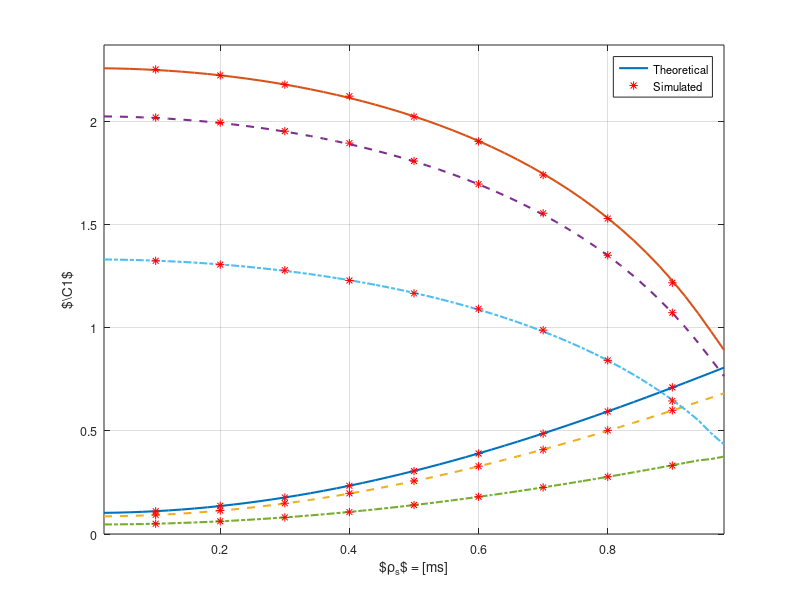

Reproduce this figure in MATLAB. (Note: this script raises an error after producing the figure.)
%%%%%%%%%%%%%%%%%%%%%%%%%%%%%%%%%%%%%%%%%%%%%%%%%%%%%%%%%%%%%%%%%%%%%%%%%%%
%                                                      
%
%                                
%        Description: This m-file validates through simulation and Gamma 
%        approximation made determining the analytical expressions for the 
%        expected capapacites C_0.
%
%        C_1:       log2(1 + (snr_s/(1 + snr_p))   
%
%        According to the channel estimation model the amplitude gain of 
%        the channel estimated at the SR for the PT-PR and ST-SR is 
%        Gausssian distributed 
%            h_s ~ N(h_s * \pho_s, sqrt(1 - rho_s^2)),
%            h_p ~ N(h_p * \pho_s, sqrt(1 - rho_p^2))  
%        
%        Clearly, the power gains (g_s = |h_s|^2 and g_p = |h_p|^2) are
%        distributed according to non central chi-2 distribution with 1
%        degree, which can be approximated as Gamma distribution to ease
%        the analytical analysis. Based on we perform simulation to
%        validate the analytical (Gamma) approximation 
%
%
%        Created on: 31.03.15
%        Last modified: 31.03.15
%        Revision History: 31.03.15 --> File generated   
%  
%%%%%%%%%%%%%%%%%%%%%%%%%%%%%%%%%%%%%%%%%%%%%%%%%%%%%%%%%%%%%%%%%%%%%%%%%%%

clear all;
close all;
clc;



sim = 00;                                       % Enable( = 1) to perform simulation, theoretical analysis
th = 00;                                        % disable ( = 0) to plot curves, data is read from a file
                                                % Theoretical anaylsis is also included of simulation as
                                                % numerical integration is involved
%%%%%%%%%%%%%%%%%%%%%%%%%%%%%%%%%%%%%%%%%%%%%%%%%%%%%%%%%%%%%%%%%%%%%%%%%%%
%   Parameters
%%%%%%%%%%%%%%%%%%%%%%%%%%%%%%%%%%%%%%%%%%%%%%%%%%%%%%%%%%%%%%%%%%%%%%%%%%%
snr_s = 10.^([-10 00 10]/10);                   % snr received at the SR, over the link ST-SR 
snr_p = 10.^([-10 00 10]/10);                   % snr received at the SR, over the link PT-SR 
dof_s = 1;                                      % degree of freedom for the estimated channel, usually set to 1  
dof_p = 1;                                      % degree of freedom for the estimated channel, usually set to 1  

rho_p = 0.5;                                    % Channel correlation coefficient ST-SR
%%%%%%%%%%%%%%%%%%%%%%%%%%%%%%%%%%%%%%%%%%%%%%%%%%%%%%%%%%%%%%%%%%%%%%%%%%%
%   Simulation
%%%%%%%%%%%%%%%%%%%%%%%%%%%%%%%%%%%%%%%%%%%%%%%%%%%%%%%%%%%%%%%%%%%%%%%%%%%
if sim   
    %% Simulation parameters
    M = 1e5;                                                % Number of Realization
    rho_s_sim = 0.1:0.1:0.95;                               % Channel correlation coefficient PT-SR    

    Exp_C_1_sim = zeros(length(snr_p),length(snr_s),...     % Expected Capacity
        length(rho_s_sim));   

    for i = 1:length(snr_p)
        disp(strcat('SIM:snr_p(i) = ',num2str(snr_p(i))));
        for j = 1:length(snr_s)
            disp(strcat('SIM:snr_s(j) = ',num2str(snr_s(j))));
            for k = 1:length(rho_s_sim)
                disp(strcat('SIM:rho_s_sim(j) = ',num2str(rho_s_sim(k))));
                g_s_sim = zeros(1,M);                                   % power gain for the channel g_s 
                g_p_sim = zeros(1,M);                                   % power gain for the channel g_p    
                parfor l = 1:M
                    g_s_sim(l) =  sum( normrnd(rho_s_sim(k), sqrt(snr_s(j))...
                        * sqrt(1 - rho_s_sim(k)^2), 1 ,dof_s).^2);
                    g_p_sim(l) =  sum( normrnd(rho_p, sqrt(snr_p(i))...
                        * sqrt(1 - rho_p^2), 1 ,dof_p).^2);
                end
                Exp_C_1_sim(i,j,k) = mean(log2(ones(1,M) + g_s_sim./(ones(1,M) + g_p_sim)));  
            end
        end
    end
    save('results_C_1_approx_vs_rho_s_diff_SNR_sim.mat', 'snr_p','snr_s',...
        'Exp_C_1_sim', 'rho_s_sim', 'rho_p');
    if ~th      % If theoretical analysis is already simulated the computation ends here.
        quit;
    end
end    
    
%%%%%%%%%%%%%%%%%%%%%%%%%%%%%%%%%%%%%%%%%%%%%%%%%%%%%%%%%%%%%%%%%%%%%%%%%%%
%   Theoretical analysis
%%%%%%%%%%%%%%%%%%%%%%%%%%%%%%%%%%%%%%%%%%%%%%%%%%%%%%%%%%%%%%%%%%%%%%%%%%%
if th
   %% Theoretical parameters
    rho_s_th = 0.02:0.02:0.98;                              % Channel correlation coefficient                                            
    Exp_C_1_th = zeros(length(snr_s),length(snr_s),...      % Expected Capacity
    length(rho_s_th));    

    for i = 1:length(snr_p)           
        disp(strcat('TH:snr_p(i) = ',num2str(snr_p(i))));           
        for j = 1:length(snr_s)           
            disp(strcat('TH:snr_s(j) = ',num2str(snr_s(j))));  
            for k = 1:length(rho_s_th)
                disp(strcat('TH:rho_s_th(k) = ',num2str(rho_s_th(k))));

                %% Gamma Parameters
                lambda_s = dof_s *  rho_s_th(k)^2/(snr_s(j) * (1 - rho_s_th(k)^2));   
                mean_ana_s = snr_s(j) * (1 - rho_s_th(k)^2) * (dof_s + lambda_s);    
                var_ana_s = snr_s(j)^2 * (1 - rho_s_th(k)^2)^2 * (2 * dof_s + 4 * lambda_s);

                b_gamma_s = var_ana_s/mean_ana_s;
                a_gamma_s = mean_ana_s/b_gamma_s;

                lambda_p = dof_p *  rho_p^2/(snr_p(i) * (1 - rho_p^2));   
                mean_ana_p = snr_p(i) * (1 - rho_p^2) * (dof_p + lambda_p);    
                var_ana_p = snr_p(i)^2 * (1 - rho_p^2)^2 * (2 * dof_p + 4 * lambda_p);

                b_gamma_p2 = var_ana_p/mean_ana_p;
                a_gamma_p2 = mean_ana_p/b_gamma_p2;

                %% Single Integral
                if 0
                    f_exp_C_1_s = @(z) z .* (2.^z) * log(2) * 1/(b_gamma_p2^a_gamma_p2 * b_gamma_s^a_gamma_s) *...
                        exp(1/b_gamma_p2) .* (2.^z - 1).^(a_gamma_s -1) .* ((1/b_gamma_p2 +...
                        (2.^z - 1)/b_gamma_s).^(-a_gamma_s - a_gamma_p2) * gamma(a_gamma_p2 + a_gamma_s)...
                        .* hypergeom(1 - a_gamma_p2, 1 - a_gamma_p2 - a_gamma_s,...
                        -(b_gamma_s + b_gamma_p2 * (2.^z - 1))/(b_gamma_s * b_gamma_p2))...
                        + gamma(-a_gamma_p2 - a_gamma_s) * 1/gamma(-a_gamma_s) * gamma(a_gamma_p2) *...
                        hypergeom(1 + a_gamma_s, 1 + a_gamma_p2 + a_gamma_s,...
                        -(b_gamma_s + b_gamma_p2 * (2.^z - 1))/(b_gamma_s * b_gamma_p2)))/...
                        (gamma(a_gamma_s) * gamma(a_gamma_p2));


                    Exp_C_1_th(i,j) = abs(integral(f_exp_C_1_s,0, 25));  
                end
                %% Double Integral
                if 1
                    f_exp_C_1_s = @(y,z) z .* (2.^z) .* log(2) * 1/(gamma(a_gamma_s) * b_gamma_s^a_gamma_s)...
                       * 1/(gamma(a_gamma_p2) * b_gamma_p2^a_gamma_p2) .* y .* ((2.^z - 1) .* y).^(a_gamma_s-1)...
                       .* exp(- (2.^z- 1)  .* y/ b_gamma_s) .* (y - 1).^(a_gamma_p2 - 1) .*...
                       exp(-(y-1)/b_gamma_p2);
                    if rho_s_th(k) >= 0.96 
                        Exp_C_1_th(i,j,k) = integral2(f_exp_C_1_s, 1, 20, 0, 10);
                    else
                       Exp_C_1_th(i,j,k) = integral2(f_exp_C_1_s, 1, Inf, 0, 25);
                    end
                end
            end            
        end
    end
    save('results_C_1_approx_vs_rho_s_diff_SNR_th.mat');
    %quit;
end


%%%%%%%%%%%%%%%%%%%%%%%%%%%%%%%%%%%%%%%%%%%%%%%%%%%%%%%%%%%%%%%%%%%%%%%%%%%
%   Plot curves theoretical analysis --  Exp_C_0 vs vs Channel
%   estimatoin correlation
%%%%%%%%%%%%%%%%%%%%%%%%%%%%%%%%%%%%%%%%%%%%%%%%%%%%%%%%%%%%%%%%%%%%%%%%%%%
Fontsize = 9;
if 1
    load('results_C_1_approx_vs_rho_s_diff_SNR_th.mat');
    plot(rho_s_th, reshape(Exp_C_1_th(1,1,:), 1, length(rho_s_th)),'-', 'LineWidth', 1.5);
    %hold on, 
    %plot(rho_s_th, reshape(Exp_C_1_th(1,2,:), 1, length(rho_s_th)),'-', 'LineWidth', 1.5, 'HandleVisibility','off');
    hold on, 
    plot(rho_s_th, reshape(Exp_C_1_th(1,3,:), 1, length(rho_s_th)),'-', 'LineWidth', 1.5, 'HandleVisibility','off');
    hold on, 
    plot(rho_s_th, reshape(Exp_C_1_th(2,1,:), 1, length(rho_s_th)),'--', 'LineWidth', 1.5, 'HandleVisibility','off');
    %hold on, 
    %plot(rho_s_th, reshape(Exp_C_1_th(2,2,:), 1, length(rho_s_th)),'--', 'LineWidth', 1.5, 'HandleVisibility','off');
    hold on, 
    plot(rho_s_th, reshape(Exp_C_1_th(2,3,:), 1, length(rho_s_th)),'--', 'LineWidth', 1.5, 'HandleVisibility','off');
    hold on,
    plot(rho_s_th, reshape(Exp_C_1_th(3,1,:), 1, length(rho_s_th)),'-.', 'LineWidth', 1.5, 'HandleVisibility','off');
    %hold on,
    %plot(rho_s_th, reshape(Exp_C_1_th(3,2,:), 1, length(rho_s_th)),'-.', 'LineWidth', 1.5, 'HandleVisibility','off');
    hold on,
    plot(rho_s_th, reshape(Exp_C_1_th(3,3,:), 1, length(rho_s_th)),'-.', 'LineWidth', 1.5, 'HandleVisibility','off');    
end
if 1
    load('results_C_1_approx_vs_rho_s_diff_SNR_sim.mat');
    hold on,
    plot(rho_s_sim, reshape(Exp_C_1_sim(1,1,:), 1, length(rho_s_sim)), 'r*');    
    %hold on,
    %plot(rho_s_sim, reshape(Exp_C_1_sim(1,2,:), 1, length(rho_s_sim)), 'r*', 'HandleVisibility','off');    
    hold on,
    plot(rho_s_sim, reshape(Exp_C_1_sim(1,3,:), 1, length(rho_s_sim)), 'r*', 'HandleVisibility','off');
    hold on, 
    plot(rho_s_sim, reshape(Exp_C_1_sim(2,1,:), 1, length(rho_s_sim)), 'r*', 'HandleVisibility','off');    
    %hold on, 
    %plot(rho_s_sim, reshape(Exp_C_1_sim(2,2,:), 1, length(rho_s_sim)), 'r*', 'HandleVisibility','off');
    hold on, 
    plot(rho_s_sim, reshape(Exp_C_1_sim(2,3,:), 1, length(rho_s_sim)), 'r*', 'HandleVisibility','off');
    hold on,
    plot(rho_s_sim, reshape(Exp_C_1_sim(3,1,:), 1, length(rho_s_sim)), 'r*', 'HandleVisibility','off');
    %hold on,
    %plot(rho_s_sim, reshape(Exp_C_1_sim(3,2,:), 1, length(rho_s_sim)), 'r*', 'HandleVisibility','off');
    hold on,
    plot(rho_s_sim, reshape(Exp_C_1_sim(3,3,:), 1, length(rho_s_sim)), 'r*', 'HandleVisibility','off');    
end
%%%%%%%%%%%%%%%%%%%%%%%%%%%%%%%%%%%%%%%%%%%%%%%%%%%%%%%%%%%%%%%%%%%%%%%%%%%
%   Plot curves cosmetic makeover
%%%%%%%%%%%%%%%%%%%%%%%%%%%%%%%%%%%%%%%%%%%%%%%%%%%%%%%%%%%%%%%%%%%%%%%%%%%

grid on;
axis tight;
axis([min(rho_s_th) max(rho_s_th)...
    min(reshape(Exp_C_1_th(3,1,:), 1, length(rho_s_th))) * 0.0....
    max(reshape(Exp_C_1_th(1,3,:), 1, length(rho_s_th))) * 1.05]);
ylabel('$\C1$','FontSize',Fontsize+2);
xlabel('$\rho_s$ = [ms]','FontSize',Fontsize+2);
hl = legend('Theoretical', 'Simulated');
set(hl, 'Location', 'NorthEast', 'FontSize', Fontsize);
set(gca,'FontSize',Fontsize);
laprint(1, '../figures/fig_C_1_approx_vs_rho_s_diff_SNR', 'options', 'factory', 'width', 8, 'scalefonts',...
    'on', 'factor',0.5, 'keepfontprops', 'on');

